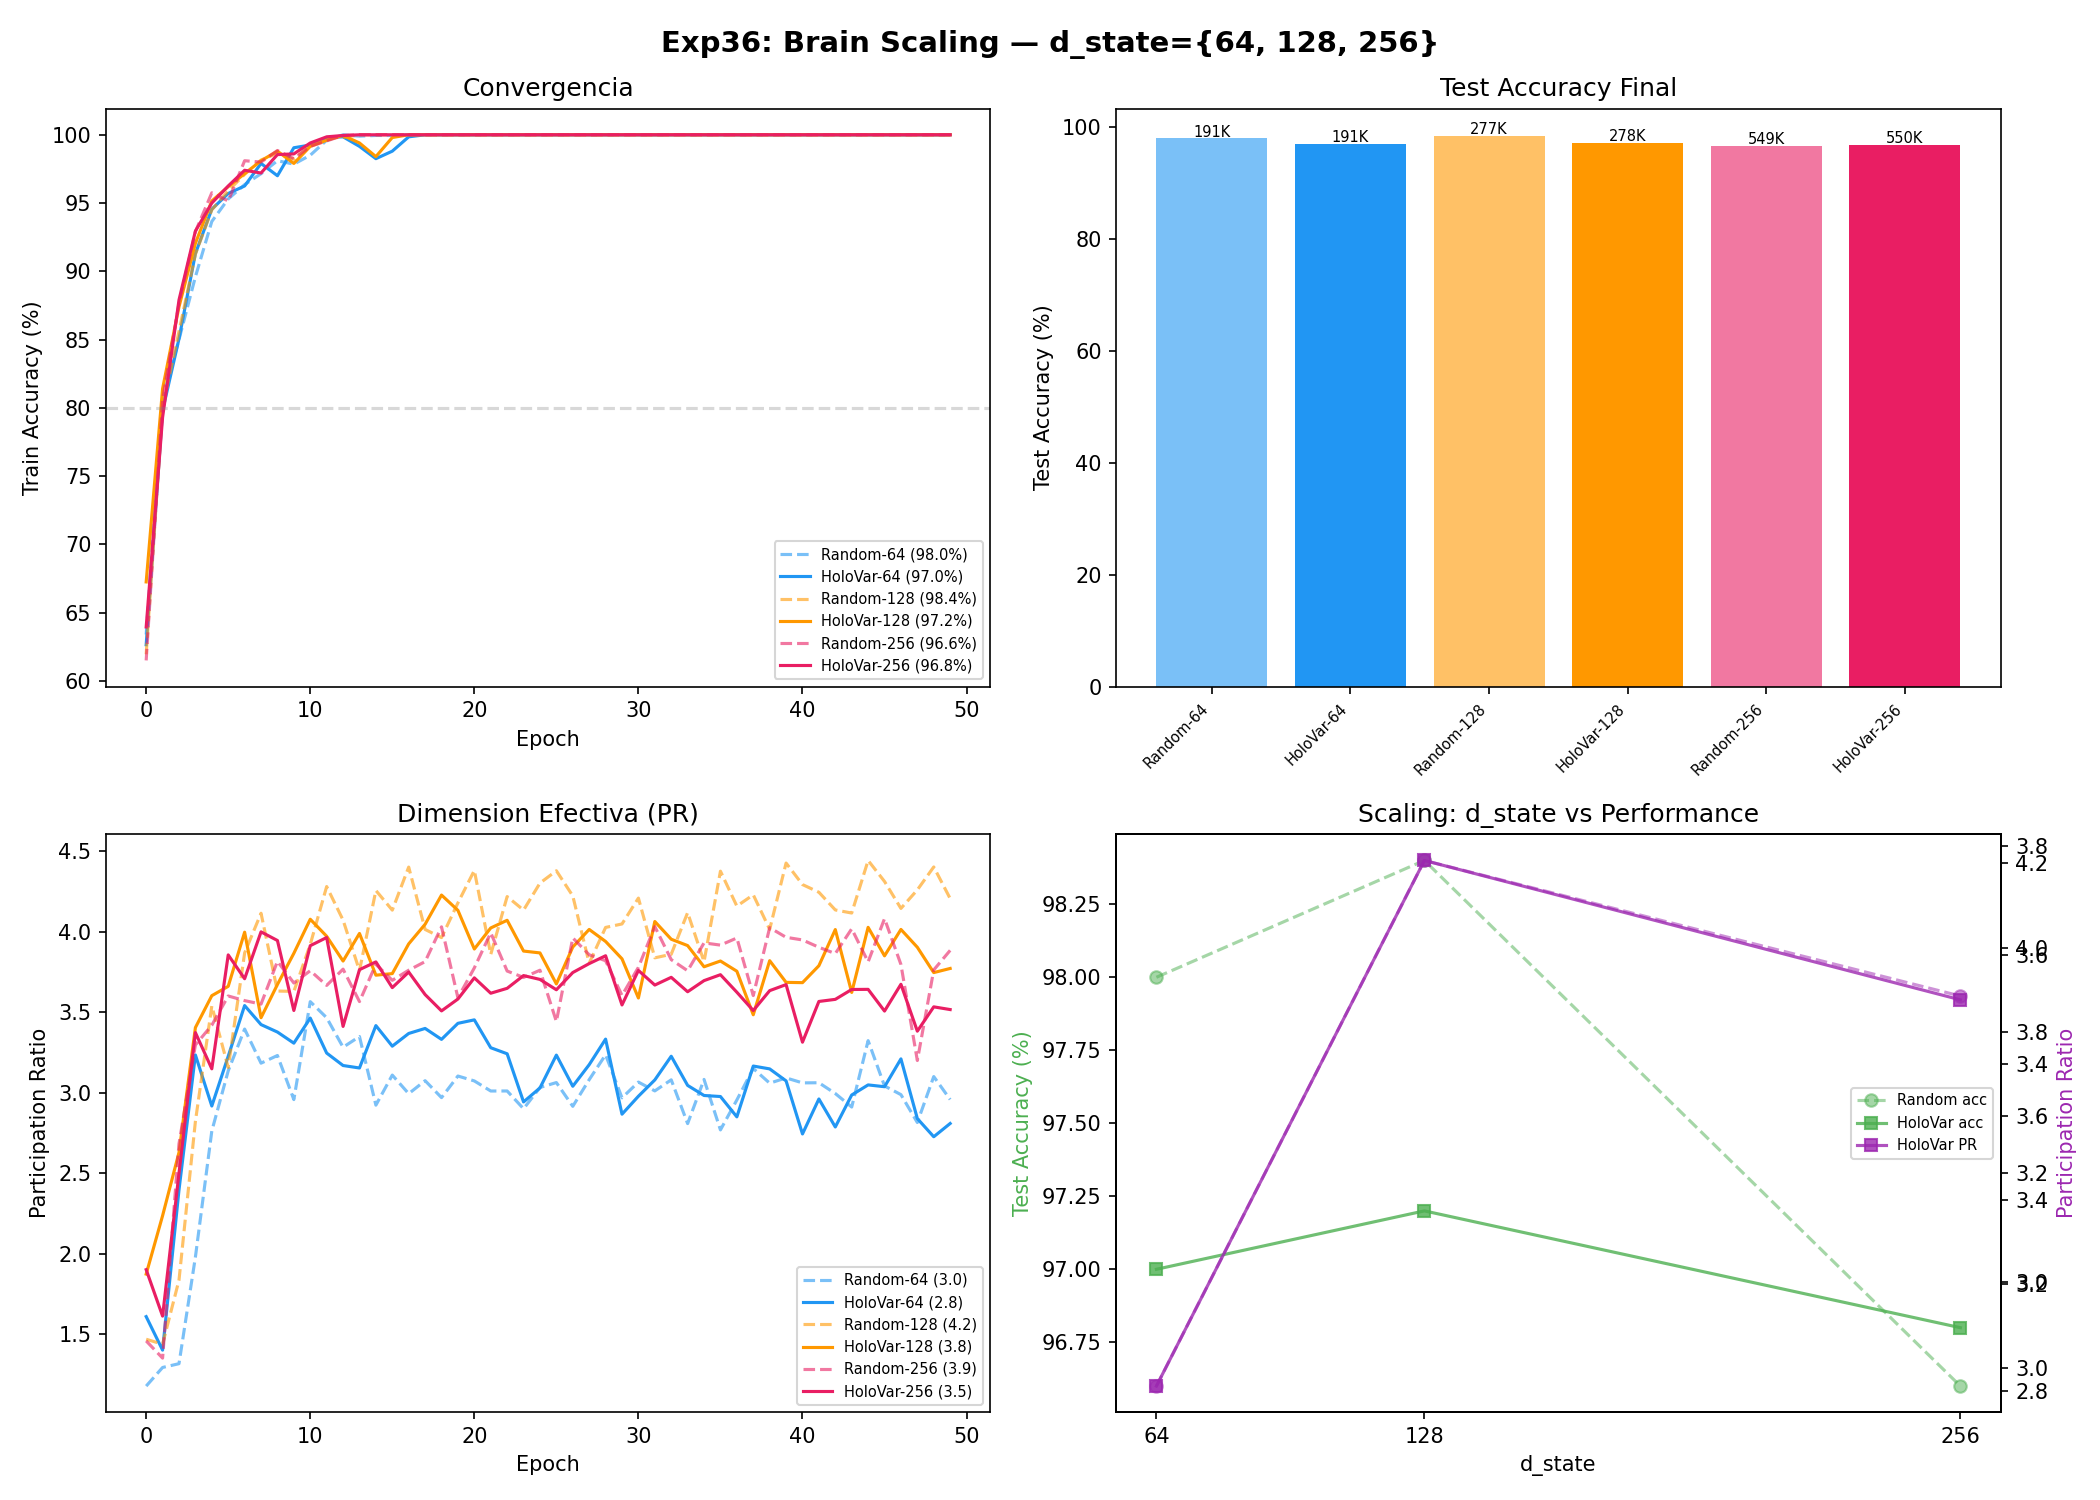

The Python source for this figure:
"""
Exp36: Brain Scaling — El telefono de lata vs fibra optica
===========================================================

Exp35 mostro que Holo-Variance gana en Participation Ratio (3.5 vs 2.7)
pero d_state=64 comprime brutalmente: solo 12.9% de la varianza del conectoma.

Pregunta: Si escalamos d_state, la informacion espectral adicional se traduce
en mejor aprendizaje?

Diseño: {Random, Holo-Var} x {64, 128, 256} = 6 configuraciones
- Random: h_phys=0.5 uniforme, bio_params=None
- Holo-Var: Top-K modes por varianza, Allen modulado

Varianza capturada por Holo-Var:
  d_state=64:  12.9%
  d_state=128: 25.8%
  d_state=256: 51.5%

Tarea: Simbiosis (exp34) — patron continuo + memoria secuencial
Metricas: test_acc, epochs_to_80, T_mean, participation_ratio, n_params
"""

import sys
import os
sys.path.insert(0, os.path.dirname(os.path.dirname(os.path.abspath(__file__))))

import torch
import torch.nn as nn
import torch.nn.functional as F
import numpy as np
import json
from datetime import datetime
from pathlib import Path

from SKYNET_V28_PHYSICAL_CYBORG import SKYNET_V28_PHYSICAL_CYBORG
from bio_initializer_holographic import get_holographic_bio_params, get_holographic_template
from experimentos.exp34_hard_bio_benchmark import (
    generate_symbiosis_data,
    compute_participation_ratio,
)

LOG_DIR = Path(__file__).parent
DEVICE = 'cuda' if torch.cuda.is_available() else 'cpu'

D_MODEL = 128
N_INPUT = 32
N_EPOCHS = 50
BATCH_SIZE = 64
WEIGHT_DECAY = 1e-4
LR = 1e-3
SEQ_LEN = 15
N_CLASSES = 2

D_STATES = [64, 128, 256]


# ============================================================
# MODEL WRAPPER
# ============================================================

class CyborgScaled(nn.Module):
    """Cyborg con d_state configurable."""
    def __init__(self, d_state, bio_params=None):
        super().__init__()
        self.model = SKYNET_V28_PHYSICAL_CYBORG(
            n_input=N_INPUT, n_actions=N_CLASSES,
            d_model=D_MODEL, d_state=d_state,
            device=DEVICE, bio_params=bio_params,
        )

    def reset(self):
        self.model.reset()

    def detach_states(self):
        self.model.detach_states()

    def forward(self, x, **kwargs):
        return self.model(x, training=kwargs.get('training', True))


# ============================================================
# TRAINING
# ============================================================

def train_and_eval(label, d_state, bio_params, train_seqs, train_Y, test_seqs, test_Y):
    """Entrena un Cyborg y evalua en simbiosis."""
    print(f"\n  [{label}] d_state={d_state}")

    model = CyborgScaled(d_state, bio_params).to(DEVICE)
    n_params = sum(p.numel() for p in model.parameters() if p.requires_grad)
    print(f"    Params: {n_params:,}")

    optimizer = torch.optim.Adam(model.parameters(), lr=LR, weight_decay=WEIGHT_DECAY)
    criterion = nn.CrossEntropyLoss()

    n_train = len(train_seqs)
    n_test = len(test_seqs)

    curves = {'accuracy': [], 'loss': [], 'T_mean': [], 'pr': []}
    epochs_to_80 = N_EPOCHS

    for epoch in range(N_EPOCHS):
        model.train()
        perm = torch.randperm(n_train).tolist()
        correct = 0
        total_loss = 0
        epoch_T = []
        h_samples = []

        for idx in range(0, n_train, BATCH_SIZE):
            batch_idx = perm[idx:idx+BATCH_SIZE]
            model.reset()

            for t in range(SEQ_LEN):
                x_batch = torch.stack([train_seqs[i][t] for i in batch_idx]).to(DEVICE)
                out = model(x_batch, training=True)

            y_batch = train_Y[batch_idx]
            loss = criterion(out['logits'][:, :N_CLASSES], y_batch)
            optimizer.zero_grad()
            loss.backward()
            optimizer.step()
            model.detach_states()

            preds = out['logits'][:, :N_CLASSES].argmax(-1)
            correct += (preds == y_batch).sum().item()
            total_loss += loss.item()
            epoch_T.append(out['audit']['T_mean'])

            if model.model.organ.h_phys is not None:
                h_samples.append(model.model.organ.h_phys.detach().cpu())

        acc = correct / n_train * 100
        T_mean = np.mean(epoch_T)

        if h_samples:
            h_all = torch.cat(h_samples, dim=0)
            pr = compute_participation_ratio(list(h_all[-100:]))
        else:
            pr = 0.0

        curves['accuracy'].append(acc)
        curves['loss'].append(total_loss)
        curves['T_mean'].append(T_mean)
        curves['pr'].append(pr)

        if acc >= 80 and epochs_to_80 == N_EPOCHS:
            epochs_to_80 = epoch + 1

        if (epoch + 1) % 10 == 0:
            print(f"    Ep{epoch+1}: acc={acc:.1f}%, T={T_mean:.3f}, PR={pr:.1f}")

    # Test
    model.eval()
    test_correct = 0
    for i in range(0, n_test, BATCH_SIZE):
        batch_end = min(i + BATCH_SIZE, n_test)
        batch_idx = list(range(i, batch_end))
        model.reset()
        with torch.no_grad():
            for t in range(SEQ_LEN):
                x_batch = torch.stack([test_seqs[j][t] for j in batch_idx]).to(DEVICE)
                out = model(x_batch, training=False)
        preds = out['logits'][:, :N_CLASSES].argmax(-1)
        test_correct += (preds == test_Y[batch_idx]).sum().item()

    test_acc = test_correct / n_test * 100
    print(f"    Test: {test_acc:.1f}%, ep80={epochs_to_80}, T={curves['T_mean'][-1]:.3f}, PR={curves['pr'][-1]:.1f}")

    return {
        'test_acc': test_acc,
        'epochs_to_80': epochs_to_80,
        'n_params': n_params,
        'd_state': d_state,
        'T_mean_final': float(curves['T_mean'][-1]),
        'pr_final': float(curves['pr'][-1]),
        'curves': curves,
    }


# ============================================================
# MAIN
# ============================================================

def run_experiment():
    print("=" * 70)
    print("EXP36: BRAIN SCALING — TELEFONO DE LATA vs FIBRA OPTICA")
    print(f"Device: {DEVICE}")
    print(f"D_MODEL={D_MODEL}, D_STATES={D_STATES}")
    print(f"N_EPOCHS={N_EPOCHS}, BATCH_SIZE={BATCH_SIZE}")
    print("=" * 70)

    # Variance analysis
    print("\n--- Varianza Capturada por d_state (Holo-Var) ---")
    variance_report = {}
    for d in D_STATES:
        _, info = get_holographic_template('top_variance', d_state=d)
        variance_report[d] = info
        print(f"  d_state={d:>3d}: var_captured={info['var_captured_ratio']*100:.1f}%, "
              f"modes={info['n_modes_used']}/{info['n_modes_available']}")

    # Data
    print("\n--- Generando Datos ---")
    n_train, n_test = 2000, 500
    train_seqs, train_Y = generate_symbiosis_data(n_train, SEQ_LEN, seed=42)
    test_seqs, test_Y = generate_symbiosis_data(n_test, SEQ_LEN, seed=123)
    train_Y = train_Y.to(DEVICE)
    test_Y = test_Y.to(DEVICE)
    class_counts = [(train_Y == c).sum().item() for c in range(N_CLASSES)]
    print(f"  Train: {n_train}, balance: {class_counts}")

    # Configs: {Random, Holo-Var} x {64, 128, 256}
    print("\n" + "=" * 70)
    print("ENTRENAMIENTO: 6 CONFIGURACIONES")
    print("=" * 70)

    results = {}
    for d_state in D_STATES:
        # Random baseline
        label = f"Random-{d_state}"
        results[label] = train_and_eval(
            label, d_state, None,
            train_seqs, train_Y, test_seqs, test_Y,
        )

        # Holo-Var
        label = f"HoloVar-{d_state}"
        bio_params, _ = get_holographic_bio_params('top_variance', d_state=d_state)
        results[label] = train_and_eval(
            label, d_state, bio_params,
            train_seqs, train_Y, test_seqs, test_Y,
        )

    save_results(results, variance_report)
    print_summary(results, variance_report)
    return results


def save_results(results, variance_report):
    log_path = LOG_DIR / 'exp36_brain_scaling.log'

    def clean(obj):
        if isinstance(obj, dict):
            return {str(k): clean(v) for k, v in obj.items()}
        elif isinstance(obj, list):
            return [clean(v) for v in obj]
        elif isinstance(obj, (np.floating, np.integer)):
            return float(obj)
        elif isinstance(obj, np.ndarray):
            return obj.tolist()
        elif isinstance(obj, torch.Tensor):
            return obj.item() if obj.numel() == 1 else obj.tolist()
        return obj

    report = {
        'experiment': 'Exp36: Brain Scaling',
        'timestamp': datetime.now().isoformat(),
        'device': DEVICE,
        'hypothesis': 'Escalar d_state libera informacion espectral comprimida y mejora aprendizaje.',
        'config': {
            'D_MODEL': D_MODEL, 'D_STATES': D_STATES,
            'N_EPOCHS': N_EPOCHS, 'BATCH_SIZE': BATCH_SIZE,
            'LR': LR, 'WEIGHT_DECAY': WEIGHT_DECAY,
        },
        'variance_analysis': clean(variance_report),
        'results': clean(results),
    }

    with open(log_path, 'w') as f:
        f.write(json.dumps(report, indent=2, default=str))
    print(f"\n[SAVED] {log_path}")

    # Plot
    try:
        import matplotlib
        matplotlib.use('Agg')
        import matplotlib.pyplot as plt

        fig, axes = plt.subplots(2, 2, figsize=(14, 10))
        fig.suptitle('Exp36: Brain Scaling — d_state={64, 128, 256}',
                     fontsize=14, fontweight='bold')

        # Color scheme: Random=dashed, HoloVar=solid; 64=blue, 128=orange, 256=red
        style = {
            'Random-64':  {'color': '#2196F3', 'ls': '--', 'alpha': 0.6},
            'HoloVar-64': {'color': '#2196F3', 'ls': '-',  'alpha': 1.0},
            'Random-128':  {'color': '#FF9800', 'ls': '--', 'alpha': 0.6},
            'HoloVar-128': {'color': '#FF9800', 'ls': '-',  'alpha': 1.0},
            'Random-256':  {'color': '#E91E63', 'ls': '--', 'alpha': 0.6},
            'HoloVar-256': {'color': '#E91E63', 'ls': '-',  'alpha': 1.0},
        }

        # Panel 1: Train Accuracy
        ax = axes[0, 0]
        for name, r in results.items():
            s = style.get(name, {'color': 'black', 'ls': '-', 'alpha': 1.0})
            ax.plot(r['curves']['accuracy'], color=s['color'], ls=s['ls'],
                    alpha=s['alpha'], label=f"{name} ({r['test_acc']:.1f}%)")
        ax.axhline(y=80, color='gray', ls='--', alpha=0.3)
        ax.set_xlabel('Epoch')
        ax.set_ylabel('Train Accuracy (%)')
        ax.set_title('Convergencia')
        ax.legend(fontsize=7)

        # Panel 2: Test Acc + Params bar chart
        ax = axes[0, 1]
        names = list(results.keys())
        test_accs = [results[n]['test_acc'] for n in names]
        bar_colors = [style.get(n, {}).get('color', 'gray') for n in names]
        alphas = [style.get(n, {}).get('alpha', 1.0) for n in names]
        bars = ax.bar(range(len(names)), test_accs, color=bar_colors)
        for bar, a in zip(bars, alphas):
            bar.set_alpha(a)
        ax.set_xticks(range(len(names)))
        ax.set_xticklabels(names, rotation=45, ha='right', fontsize=7)
        ax.set_ylabel('Test Accuracy (%)')
        ax.set_title('Test Accuracy Final')
        for i, n in enumerate(names):
            params_k = results[n]['n_params'] / 1000
            ax.text(i, test_accs[i] + 0.3, f'{params_k:.0f}K', ha='center', fontsize=7)

        # Panel 3: Participation Ratio
        ax = axes[1, 0]
        for name, r in results.items():
            s = style.get(name, {'color': 'black', 'ls': '-', 'alpha': 1.0})
            ax.plot(r['curves']['pr'], color=s['color'], ls=s['ls'],
                    alpha=s['alpha'], label=f"{name} ({r['pr_final']:.1f})")
        ax.set_xlabel('Epoch')
        ax.set_ylabel('Participation Ratio')
        ax.set_title('Dimension Efectiva (PR)')
        ax.legend(fontsize=7)

        # Panel 4: Scaling summary
        ax = axes[1, 1]
        for init_type, marker, ls in [('Random', 'o', '--'), ('HoloVar', 's', '-')]:
            ds = []
            accs = []
            prs = []
            for d in D_STATES:
                key = f'{init_type}-{d}'
                if key in results:
                    ds.append(d)
                    accs.append(results[key]['test_acc'])
                    prs.append(results[key]['pr_final'])
            color_acc = '#4CAF50'
            color_pr = '#9C27B0'
            ax.plot(ds, accs, marker=marker, ls=ls, color=color_acc,
                    label=f'{init_type} acc', alpha=0.8 if init_type == 'HoloVar' else 0.5)
            ax2 = ax.twinx()
            ax2.plot(ds, prs, marker=marker, ls=ls, color=color_pr,
                     label=f'{init_type} PR', alpha=0.8 if init_type == 'HoloVar' else 0.5)

        ax.set_xlabel('d_state')
        ax.set_ylabel('Test Accuracy (%)', color=color_acc)
        ax2.set_ylabel('Participation Ratio', color=color_pr)
        ax.set_title('Scaling: d_state vs Performance')
        ax.set_xticks(D_STATES)
        lines1, labs1 = ax.get_legend_handles_labels()
        lines2, labs2 = ax2.get_legend_handles_labels()
        ax.legend(lines1 + lines2, labs1 + labs2, fontsize=7, loc='center right')

        plt.tight_layout()
        png_path = LOG_DIR / 'exp36_brain_scaling.png'
        plt.savefig(png_path, dpi=150)
        print(f"[SAVED] {png_path}")
        plt.close()
    except ImportError:
        print("[SKIP] matplotlib not available")


def print_summary(results, variance_report):
    print("\n" + "=" * 70)
    print("EXP36 SUMMARY: BRAIN SCALING")
    print("=" * 70)

    print(f"\n  {'Config':<16s} {'d_state':>7s} {'Params':>8s} {'Test%':>6s} {'Ep80':>5s} {'T_fin':>6s} {'PR':>6s} {'Var%':>6s}")
    print(f"  {'-'*62}")

    best_acc = max(r['test_acc'] for r in results.values())

    for name, r in results.items():
        d = r['d_state']
        var_pct = variance_report.get(d, {}).get('var_captured_ratio', 0) * 100
        if 'Random' in name:
            var_pct = 0.0
        marker = ' *' if r['test_acc'] == best_acc else '  '
        print(f"  {name:<16s} {d:>7d} {r['n_params']:>7,d} {r['test_acc']:>5.1f}%{marker}"
              f" {r['epochs_to_80']:>4d} {r['T_mean_final']:>6.3f} {r['pr_final']:>6.1f}"
              f" {var_pct:>5.1f}%")

    # Scaling analysis
    print(f"\n--- Analisis de Scaling ---")
    for init_type in ['Random', 'HoloVar']:
        print(f"\n  {init_type}:")
        prev_acc = None
        for d in D_STATES:
            key = f'{init_type}-{d}'
            if key in results:
                acc = results[key]['test_acc']
                pr = results[key]['pr_final']
                params = results[key]['n_params']
                delta = f"  (delta={acc - prev_acc:+.1f}%)" if prev_acc is not None else ""
                print(f"    d={d:>3d}: acc={acc:.1f}%, PR={pr:.1f}, params={params:,}{delta}")
                prev_acc = acc

    # Key question
    print(f"\n--- Pregunta Clave: Holo-Var se beneficia MAS del scaling? ---")
    for d in D_STATES:
        r_key = f'Random-{d}'
        h_key = f'HoloVar-{d}'
        if r_key in results and h_key in results:
            r_acc = results[r_key]['test_acc']
            h_acc = results[h_key]['test_acc']
            delta = h_acc - r_acc
            var_pct = variance_report.get(d, {}).get('var_captured_ratio', 0) * 100
            print(f"  d={d:>3d}: HoloVar-Random = {delta:+.1f}%, var_captured={var_pct:.1f}%")

    print("\n" + "=" * 70)


if __name__ == "__main__":
    results = run_experiment()
